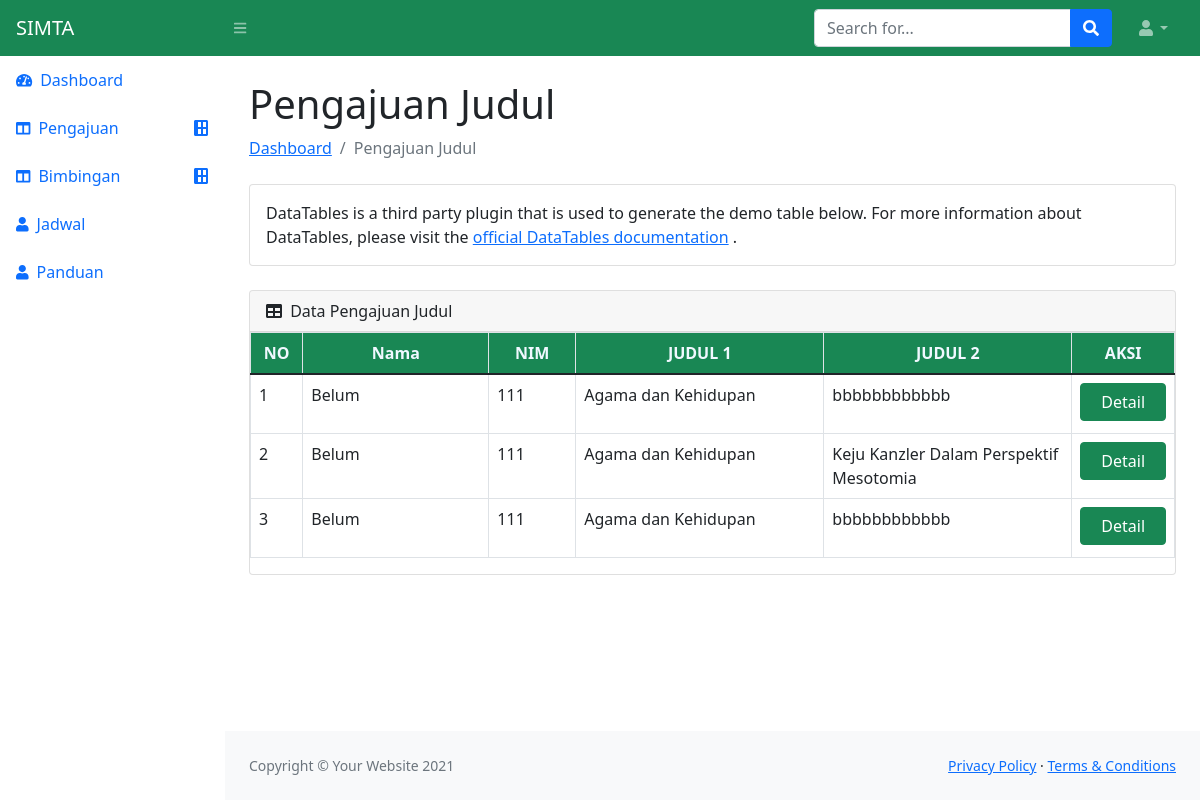
The app's page /pembimbing/pengajuan-judul, older data.
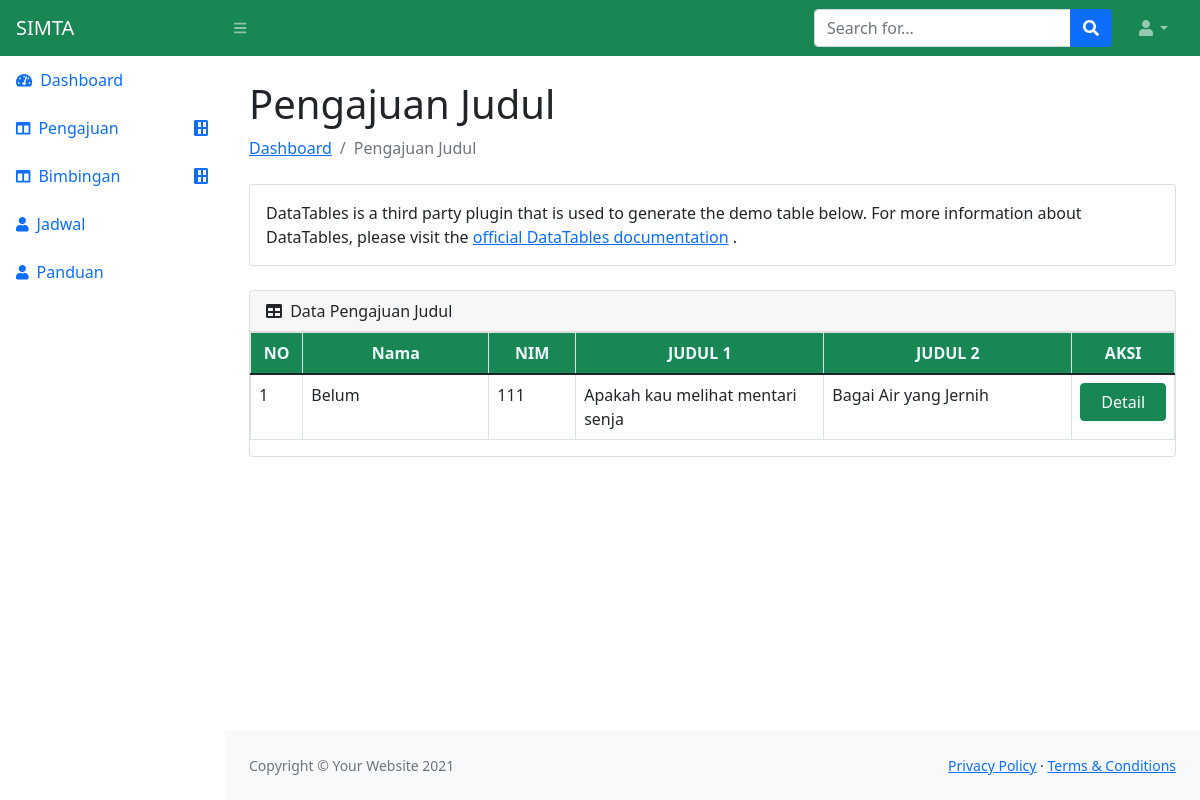
The same page, newer data.
### mahasiswa/models.py (models this page shows)
class Judul(models.Model):
    judul_1 = models.TextField(max_length=150)
    judul_2 = models.TextField(max_length=150)

### pembimbing/views.py (the view)
# urls.py: path('pengajuan-judul', views.pengajuanJudulViewPembimbing, name='pengajuan-judul'),
def pengajuanJudulViewPembimbing(request):
    data_judul = models.Judul.objects.all()
    konteks = {'data_judul': data_judul}
    return render(request, 'pembimbing/pengajuan-judul.html', konteks)

### pembimbing/templates/pembimbing/pengajuan-judul.html (shortened to what this page needs)
{% extends 'main-pembimbing.html' %}
{% block content %}
<main>
    <div class="container-fluid px-4">
        <h1 class="mt-4">Pengajuan Judul</h1>
        <ol class="breadcrumb mb-4">
            <li class="breadcrumb-item"><a href="index.html">Dashboard</a></li>
            <li class="breadcrumb-item active">Pengajuan Judul</li>
        </ol>
        <div class="card mb-4">
            <div class="card-body">
                DataTables is a third party plugin that is used to generate the demo table below. For more information about DataTables, please visit the
                <a target="_blank" href="https://datatables.net/">official DataTables documentation</a>
                .
            </div>
        </div>
        <div class="card mb-4">
            <div class="card-header">
                <i class="fas fa-table me-1"></i>
                Data Pengajuan Judul
            </div>
            <div class="table-responsive">
                <table class="table table-bordered">
                    <thead style="background-color: #198754">
                        <tr>
                            <th style="width: 3%; text-align: center; color: aliceblue;">NO</th>
                            <th style="width: 15%; text-align: center; color: aliceblue;">Nama</th>
                            <th style="width: 7%; text-align: center; color: aliceblue;">NIM</th>
                            <th style="width: 20%; text-align: center; color: aliceblue;">JUDUL 1</th>
                            <th style="width: 20%; text-align: center; color: aliceblue">JUDUL 2</th>
                            <th style="width: 5%;text-align: center; color: aliceblue">AKSI</th>
                        </tr>
                    </thead>
                    <tbody>
                        {% for i in data_judul %}
                        <tr>
                            <td>{{forloop.counter}}</td>
                            <td>Belum</td>
                            <td>111</td>
                            <td>{{i.judul_1}}</td>
                            <td>{{i.judul_2}}</td>
                            <td>
                                <div class="d-flex flex-column">
                                      <a class="btn btn-success mb-1" data-bs-toggle="modal" href="#exampleModalToggle" type="button"><span>
                                      Detail
                                      </span></a>
                                </div>
                            </td>
                        </tr>
                        {% endfor %}
                </table>
            </div>
        </div>
    </div>
</main>
{% endblock %}

Row changes from the older to the newer data that the page shows:
removed Judul: judul_1 "Agama dan Kehidupan", judul_2 "bbbbbbbbbbbb"
removed Judul: judul_1 "Agama dan Kehidupan", judul_2 "Keju Kanzler Dalam Perspektif Mesotomia"
removed Judul: judul_1 "Agama dan Kehidupan", judul_2 "bbbbbbbbbbbb"
added Judul: judul_1 "Apakah kau melihat mentari senja", judul_2 "Bagai Air yang Jernih"
